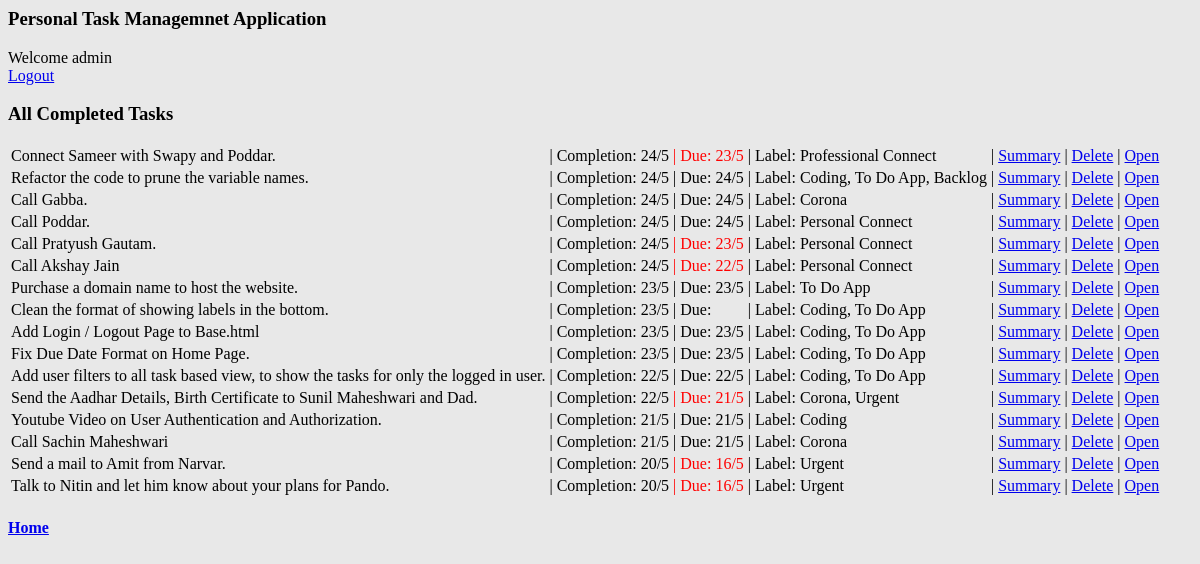
The app's page /tasks/completed/ (signed in), older data.
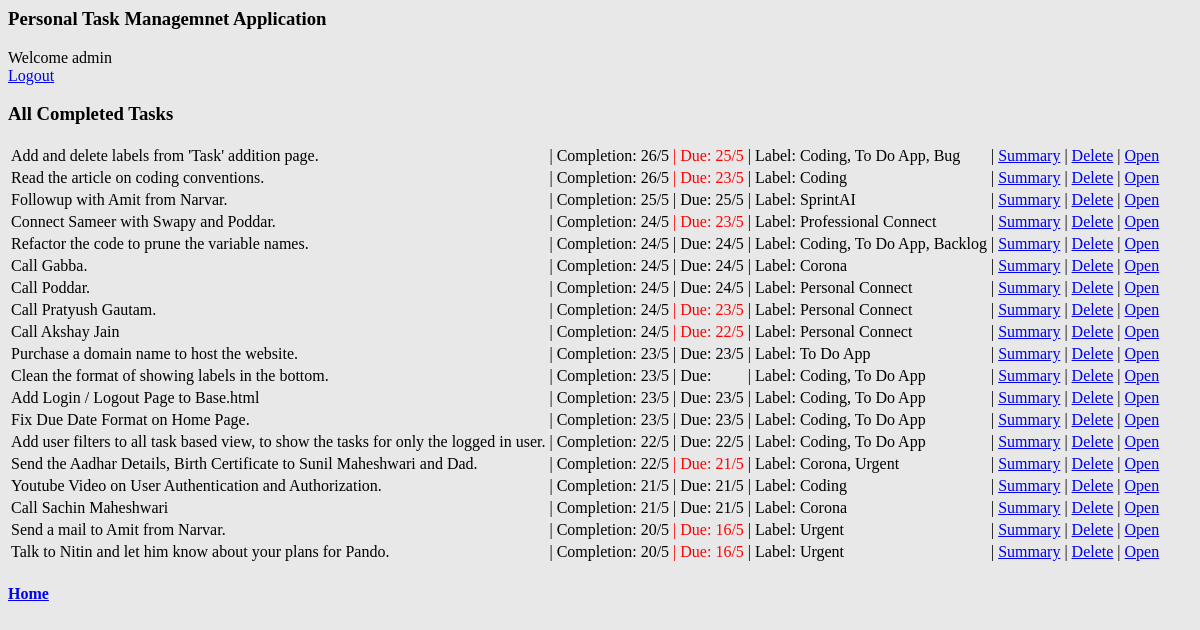
The same page, newer data.
### tasks/models.py (models this page shows, shortened)
class Tasks(models.Model):
    user = models.ForeignKey(User, on_delete = models.CASCADE, default = 1)
    details = models.CharField('Details', max_length=500)
    create_time = models.DateTimeField('Task Creation Time')
    due_date = models.DateField('Task Due Date', null=True)
    last_updated_time = models.DateTimeField('Task Last Update Time')
    completed_time = models.DateTimeField('Task Completion Time', null=True)
    order_status_master = (('Open','Open'), ('Done', 'Done'),
                          ('In Progress', 'In Progress'), ('Deleted', 'Deleted'))
    status = models.CharField(choices= order_status_master,
                              default = 'Open', max_length=100)
    category = models.CharField('Task Category', max_length=200, null = True)
    label = models.CharField('Task Label', max_length=200, null = True)
    @property
    def task_is_completed_past_due(self):
        return self.completed_time.date() > self.due_date

### tasks/views.py (the view)
# urls.py: path('completed/',views.tasks_completed_list, name = 'tasks_compeleted_list'),
def tasks_completed_list(request):
    login_user = request.user
    if login_user.is_authenticated:
        tasks_done = Tasks.objects.filter(status='Done')
        tasks_done = tasks_done.order_by('-completed_time')
        login_user = request.user
        tasks_done = tasks_done.filter(user = login_user)
        context = {'tasks_done': tasks_done}
        return render(request, 'tasks/tasks_completed.html', context)
    else:
        return redirect('/tasks/login')

### tasks/templates/tasks/tasks_completed.html
{% extends 'tasks/base.html' %}
{% block content %}
    <h3>All Completed Tasks</h3>
    {% if tasks_done %}
        <table>
            <tbody>
            {% for task in tasks_done %}
                <tr>
                    <td> {{task.details}}</td>
                    <td> | Completion: {{task.completed_time.day}}/{{task.completed_time.month}}</td>
                    {% if task.due_date %}
                            {% if task.task_is_completed_past_due %}
                                <td style="color:red">| Due: {{task.due_date.day}}/{{task.due_date.month}} </td>
                            {% else %}
                                <td> | Due: {{task.due_date.day}}/{{task.due_date.month}} </td>
                            {% endif %}
                        {% else %}
                            <td> | Due: </td>
                        {% endif %}
                    <td> | Label: {{task.label}}</td>
                    <td> | <a href="/tasks/{{task.id}}/log_summary/">Summary</a></td>
                    <td> | <a href="/tasks/{{task.id}}/delete_completed/">Delete</a></td>
                    <td> | <a href="/tasks/{{task.id}}/open_completed/">Open</a></td></td>
                </tr>
            {% endfor %}
            </tbody>
            </table>
    {% else %}
        <p>There are no completed tasks right now.</p>
    {% endif %}
    <h4><a href="/tasks/">Home</a></h4>
{% endblock %}

Row changes from the older to the newer data that the page shows:
now on this page (row edited): Tasks: details "Add and delete labels from 'Task' addition page.", completed_time.day "26", completed_time.month "5", due_date.day "25", due_date.month "5", label "Coding, To Do App, Bug"
now on this page (row edited): Tasks: details "Read the article on coding conventions.", completed_time.day "26", completed_time.month "5", due_date.day "23", due_date.month "5", label "Coding"
now on this page (row edited): Tasks: details "Followup with Amit from Narvar.", completed_time.day "25", completed_time.month "5", due_date.day "25", due_date.month "5", label "SprintAI"
